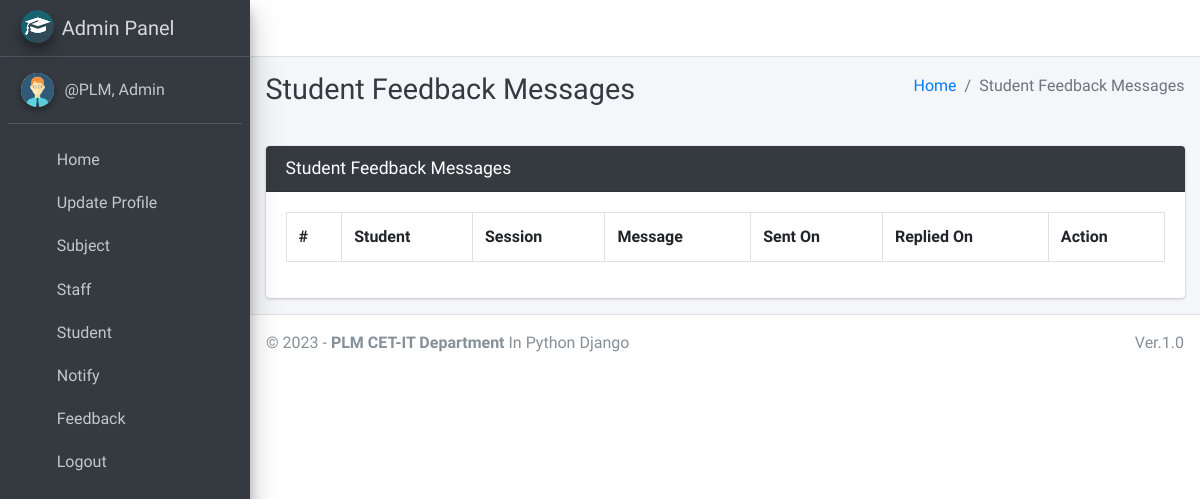
The page /student/view/feedback/ (signed in) on the database as committed earlier.
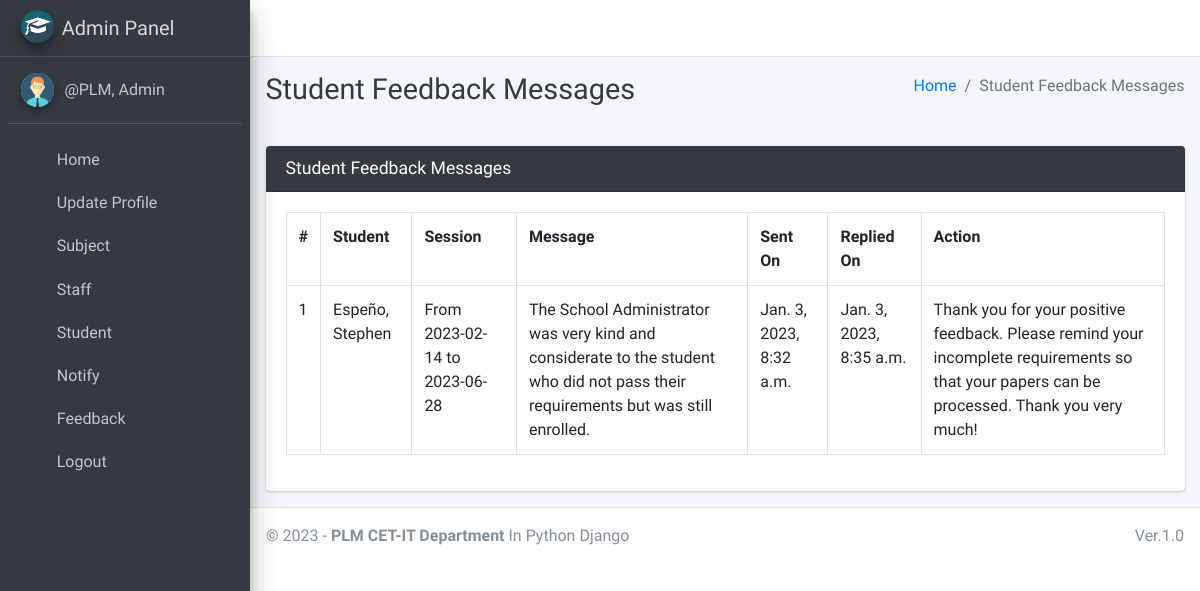
The same page on the database as committed later.
### main_app/models.py (models this page shows)
class FeedbackStudent(models.Model):
    student = models.ForeignKey(Student, on_delete=models.CASCADE)
    feedback = models.TextField()
    reply = models.TextField()
    created_at = models.DateTimeField(auto_now_add=True)
    updated_at = models.DateTimeField(auto_now=True)

class Student(models.Model):
    admin = models.OneToOneField(CustomUser, on_delete=models.CASCADE)
    course = models.ForeignKey(Course, on_delete=models.DO_NOTHING, null=True, blank=True)
    session = models.ForeignKey(Session, on_delete=models.DO_NOTHING, null=True)
    def __str__(self):
        return self.admin.last_name + ", " + self.admin.first_name

class CustomUser(AbstractUser):
    USER_TYPE = ((1, "HOD"), (2, "Staff"), (3, "Student"))
    GENDER = [("M", "Male"), ("F", "Female")]
    username = None  # Removed username, using email instead
    email = models.EmailField(unique=True)
    user_type = models.CharField(default=1, choices=USER_TYPE, max_length=1)
    gender = models.CharField(max_length=1, choices=GENDER)
    profile_pic = models.ImageField()
    address = models.TextField()
    fcm_token = models.TextField(default="")  # For firebase notifications
    created_at = models.DateTimeField(auto_now_add=True)
    updated_at = models.DateTimeField(auto_now=True)
    USERNAME_FIELD = "email"
    REQUIRED_FIELDS = []
    objects = CustomUserManager()
    def __str__(self):
        return self.last_name + ", " + self.first_name

class Session(models.Model):
    start_year = models.DateField()
    end_year = models.DateField()
    def __str__(self):
        return "From " + str(self.start_year) + " to " + str(self.end_year)

### main_app/hod_views.py (the view, shortened to what this page needs)
# urls.py: path("student/view/feedback/", hod_views.student_feedback_message,
@csrf_exempt
def student_feedback_message(request):
    if request.method != 'POST':
        feedbacks = FeedbackStudent.objects.all()
        context = {
            'feedbacks': feedbacks,
            'page_title': 'Student Feedback Messages'
        }
        return render(request, 'hod_template/student_feedback_template.html', context)

### main_app/templates/hod_template/student_feedback_template.html (shortened to what this page needs)
{% extends 'main_app/base.html' %}
{% load static %}
{% block page_title %}{{page_title}}{% endblock page_title %}
{% block content %}
<section class="content">
    <div class="container-fluid">
        <div class="row">
            <div class="col-md-12">
                <div class="card card-dark">
                    <div class="card-header">
                        <h3 class="card-title">{{page_title}}</h3>
                    </div>
                    <div class="table card-body">
                        <table class="table table-bordered table-hover">
                            <tr>
                                <th>#</th>
                                <th>Student</th>
                                <th>Session</th>
                                <th>Message</th>
                                <th>Sent On</th>
                                <th>Replied On</th>
                                <th>Action</th>
                            </tr>
                            {% for feedback in  feedbacks %}
                              <tr>
                                  <td>{{forloop.counter}}</td>
                                  <td>{{feedback.student}}</td>
                                  <td>{{feedback.student.session}}</td>
                                  <td>{{feedback.feedback}}</td>
                                      {% if feedback.reply == "" %}
                                      <td>{{feedback.created_at}}</td>
                                      <td><span  class='badge badge-warning'>Pending Response</span></td>
                                           <td> <button data-toggle = "modal" data-target = "#reply_modal" value="{{feedback.id}}" class="btn btn-success reply_open_modal">Reply</button>
                                          {% else %}
                                          <td>{{feedback.created_at}}</td>
                                          <td>{{feedback.updated_at}}</td>
                                            <td>{{feedback.reply}}</td>
                                      {% endif %}
                              </tr>
                            {% endfor %}
                        </table>
                    </div>
                    </div>
            </div>
        </div>
    </div>
</section>
{% endblock content %}

Rows that differ between the two databases and show on the page:
added FeedbackStudent: student "Espeño, Stephen", student.session "From 2023-02-14 to 2023-06-28", feedback "The School Administrator was very kind and considerate to the student who did not pass their requirements but was still enrolled.", created_at "Jan. 3, 2023, 8:32 a.m.", updated_at "Jan. 3, 2023, 8:35 a.m.", reply "Thank you for your positive feedback. Please remind your incomplete requirements so that your papers can be processed. Thank you very much!"
